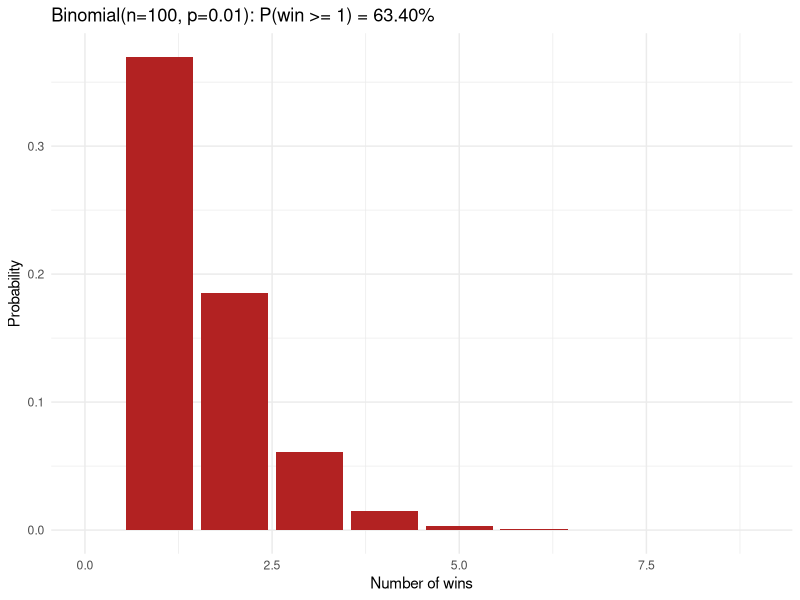

Reproduce this figure in R.
n  <- 100   # number of trials
p  <- 0.01  # per‐game win probability
k0 <- 1    # minimum wins

# -------------------------------------------
# analytical probability of ≥ k0 wins
# -------------------------------------------
prob_at_least_k0 <- 1 - pbinom(k0 - 1, size = n, prob = p)
prob_exactly_k0 <- dbinom(k0, size = n, prob = p)

cat(sprintf("P(win ≥ %d of %d) = %.6f\n", k0, n, prob_at_least_k0))
cat(sprintf("P(win = %d of %d) = %.6f\n", k0, n, prob_exactly_k0))

# -------------------------------------------
# full distribution
# -------------------------------------------
wins <- 0:n
# Method 1:
probs <- dbinom(wins, size = n, prob = p)

# # Method 2: chris likes more
# probs <- numeric(length = n + 1) # init empty vector
# for (k in 0:n) { # Loop over each possible number of wins (from 0 to n)
#   # Calculate the binomial probability for exactly k wins
#   probs[k + 1] <- choose(n, k) * (p^k) * ((1 - p)^(n - k))
# }

df <- data.frame(wins, probs)

# -------------------------------------------
# Find most probable number of wins (mode)
# -------------------------------------------
max_prob <- max(df$probs)
most_likely_k <- df$wins[which.max(df$probs)]

cat(sprintf("Most likely number of wins (mode): %d with probability = %.6f\n",
            most_likely_k, max_prob))


# -------------------------------------------
# visualizing
# -------------------------------------------
library(ggplot2)

# Calculate the maximum number of wins with a significant probability
threshold <- 0.0000001  # Arbitrary threshold for considering "zero" probability
max_win <- max(wins[probs > threshold])  # Maximum wins with significant probability


# aes = aesthetic mapping
# geom = geometric object
# geom_col = geometric object type column

ggplot(df, aes(x = wins, y = probs)) +
  geom_col(fill = "steelblue") +
  geom_col(
    data = subset(df, wins >= k0),
    aes(x = wins, y = probs),
    fill = "firebrick"
  ) +
  labs(
    title = sprintf("Binomial(n=%d, p=%.2f): P(win >= %d) = %.2f%%",
                    n, p, k0, prob_at_least_k0 * 100),
    x = "Number of wins",
    y = "Probability"
  ) +
  theme_minimal() +
  scale_x_continuous(limits = c(0, max_win))  # Adjust the x-axis to zoom in on relevant values


# -------------------------------------------
# Info
# -------------------------------------------

# See: https://www.geeksforgeeks.org/a-guide-to-dbinom-pbinom-qbinom-and-rbinom-in-r/
# dbinom return: probability density function (pdf) ||  probability mass function (pmf)
# pbinom return: cumulative density function (cdf)

# PDF/PMF tells you how probability is distributed at each point -> P(X = k)
# CDF tells you how much probability has accumulated by a given point -> P(X => k)
